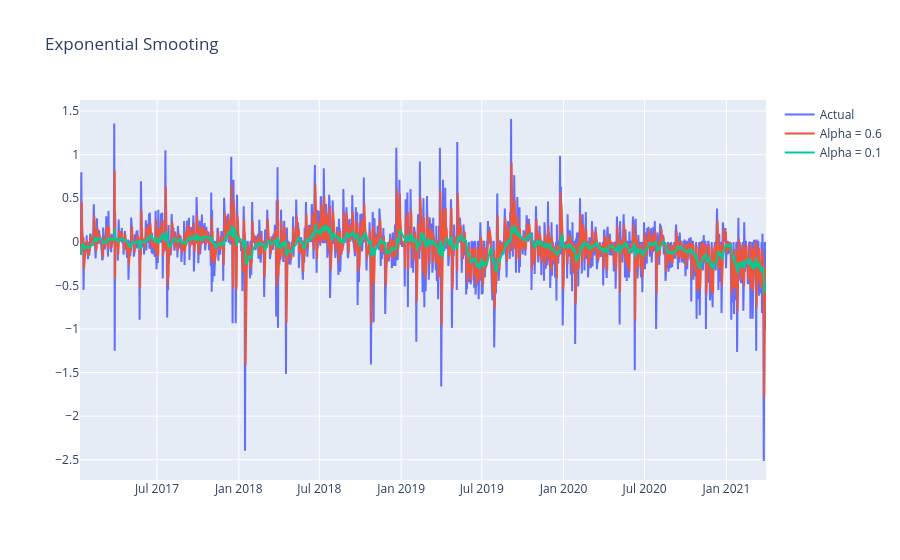

The notebook cell this image was saved under:
### Code cell
plotly_df(df, title = "Exponential Smooting")

### Figure 1 — Plotly figure (JSON) as saved in the notebook; plotly's stock layout.template omitted (floating-point values rounded to 4 significant figures; data arrays with more than 128 entries replaced by an {"elided": "..."} marker saying what was removed)
{"data": [{"mode": "lines", "name": "Actual", "type": "scatter", "x": {"elided": "1543 str values"}, "y": {"elided": "1543 float values"}}, {"mode": "lines", "name": "Alpha = 0.6", "type": "scatter", "x": {"elided": "1543 str values"}, "y": {"elided": "1543 float values"}}, {"mode": "lines", "name": "Alpha = 0.1", "type": "scatter", "x": {"elided": "1543 str values"}, "y": {"elided": "1543 float values"}}], "layout": {"title": {"text": "Exponential Smooting"}}}
